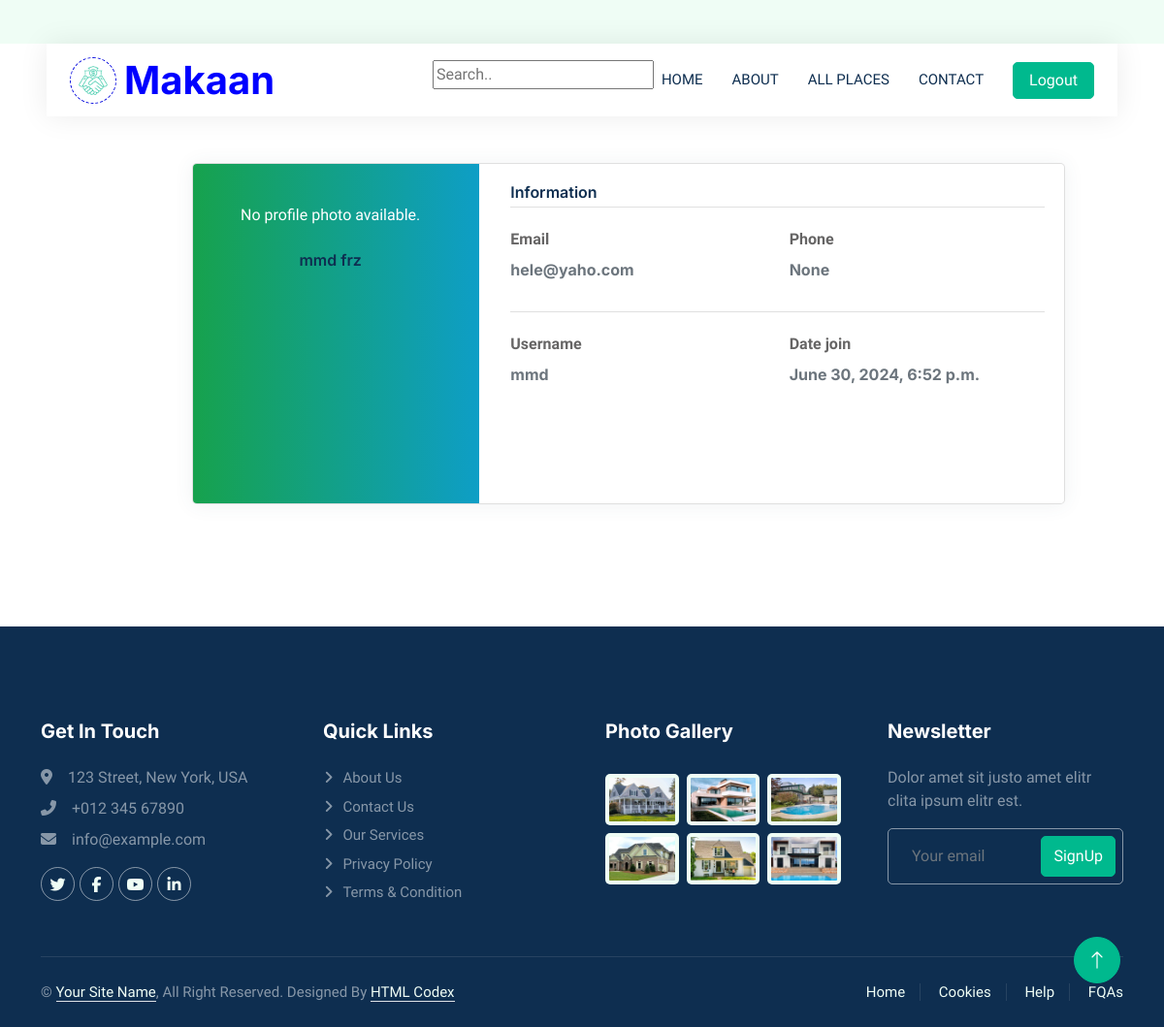
Page /auth/profile/ (signed in) on the committed database.
### account/models.py (models this page shows, shortened)
class CustomUser(AbstractBaseUser):
    username = models.CharField(max_length=150, unique=True)
    email = models.EmailField(unique=True)
    full_name = models.CharField(max_length=255)
    phone_number = models.CharField(max_length=20, blank=True, null=True)
    profile_photo = models.ImageField(upload_to='profile_photos/', blank=True, null=True)
    is_active = models.BooleanField(default=True)
    is_staff = models.BooleanField(default=False)
    is_superuser = models.BooleanField(default=False)
    date_joined = models.DateTimeField(auto_now_add=True)
    objects = CustomUserManager()
    USERNAME_FIELD = 'username'
    REQUIRED_FIELDS = ['email', 'full_name']

### account/views.py (the view)
# urls.py: path('profile/',ProfileView , name='profile')
@login_required
def ProfileView(request):
    profile=request.user
    photo=request.user.profile_photo
    context = {
        "profile" : profile,
        "photo" : photo,
    }
    return render(request,'account/profile.html',context)

### templates/account/profile.html (shortened to what this page needs)
{% load static %}
<!DOCTYPE html>
<html lang="en">
<head>
    <link rel="stylesheet" href="{% static "account/profile.css" %} ">
    <link rel="stylesheet" href="https://maxcdn.bootstrapcdn.com/bootstrap/4.0.0/css/bootstrap.min.css">
    <link rel="stylesheet" href="https://cdnjs.cloudflare.com/ajax/libs/MaterialDesign-Webfont/3.6.95/css/materialdesignicons.css">
    <link href="https://cdnjs.cloudflare.com/ajax/libs/font-awesome/5.10.0/css/all.min.css" rel="stylesheet">
    <link href="https://cdn.jsdelivr.net/npm/bootstrap-icons@1.4.1/font/bootstrap-icons.css" rel="stylesheet">
    <link href="{% static 'lib/animate/animate.min.css' %}" rel="stylesheet">
    <link href="{% static 'lib/owlcarousel/assets/owl.carousel.min.css' %}" rel="stylesheet">
    <link href="{% static 'css/bootstrap.min.css' %}" rel="stylesheet">
    <link href="{% static 'css/style.css' %}" rel="stylesheet">
</head>
<body>
    <div class="container-xxl bg-white p-0">
        <div class="container-fluid nav-bar bg-transparent">
            <nav class="navbar navbar-expand-lg bg-white navbar-light py-0 px-4">
                <a href="index.html" class="navbar-brand d-flex align-items-center text-center">
                    <div class="icon p-2 me-2">
                        <img class="img-fluid" src="{% static 'img/icon-deal.png' %}" alt="Icon" style="width: 30px; height: 30px;">
                    </div>
                    <h1 style="color:blue;" class="m-0 ">Makaan</h1>
                </a>
                <div class="collapse navbar-collapse" id="navbarCollapse">
                    <div class="navbar-nav ms-auto">
                        <form method='GET' action="{% url "home:places" code=2 %}">
                        <input name='q'  type="text" class=" me-2 mt-3 mb-3" placeholder="Search..">
                        </form>
                        <a href="{% url "home:home" %}" class="nav-item nav-link">Home</a>
                        <a href="{% url "home:about" %}" class="nav-item nav-link ">About</a>
                        <a href="{% url "home:places" code=0 %}" class="nav-link" >All Places</a>
                        <a href="{% url "home:contact" %}" class="nav-item nav-link">Contact</a>
                    </div>
                    {% if not user.is_authenticated %}
                    <a href="{% url "account:login" %}" class="btn btn-primary px-3 d-none d-lg-flex">Login</a>
                    {% else %}
                    <a href="{% url "account:profile" %}" class="btn btn-primary px-3 d-none d-lg-flex">Logout</a>
                    {% endif %}
                </div>
            </nav>
        </div>
    <div  class="page-content page-container" id="page-content">
        <div class="padding">
            <div style='margin-left:-150px' class="row container d-flex justify-content-center">
    <div class="col-xl-6 col-md-12">
        <div class="card user-card-full">
            <div class="row m-l-0 m-r-0">
                <div class="col-sm-4 bg-c-lite-green user-profile">
                    <div class="card-block text-center text-white">
                        <div class="m-b-25">
                            {% if profile.profile_photo %}
                                <img style='width:120px; height:120px' src="{{ profile.profile_photo.url }}" class="img-radius" alt="User-Profile-Image">
                            {% else %}
                                <p>No profile photo available.</p>
                            {% endif %}
                        </div>
                        <h6 class="f-w-600">{{profile.full_name}}</h6>
                    </div>
                </div>
                <div class="col-sm-8">
                    <div class="card-block">
                        <h6 class="m-b-20 p-b-5 b-b-default f-w-600">Information</h6>
                        <div class="row">
                            <div class="col-sm-6">
                                <p class="m-b-10 f-w-600">Email</p>
                                <h6 class="text-muted f-w-400">{{profile.email}}</h6>
                            </div>
                            <div class="col-sm-6">
                                <p class="m-b-10 f-w-600">Phone</p>
                                <h6 class="text-muted f-w-400">{{profile.phone_number}}</h6>
                            </div>
                        </div>
                        <h6 class="m-b-20 m-t-40 p-b-5 b-b-default f-w-600"></h6>
                        <div class="row">
                            <div class="col-sm-6">
                                <p class="m-b-10 f-w-600">Username</p>
                                <h6 class="text-muted f-w-400">{{profile.username}}</h6>
                            </div>
                            <div class="col-sm-6">
                                <p class="m-b-10 f-w-600">Date join</p>
                                <h6 class="text-muted f-w-400">{{profile.date_joined}}</h6>
                            </div>
                        </div>
                    </div>
                </div>
            </div>
        </div>
    </div>
        </div>
        </div>
    </div>
    <div class="container-fluid bg-dark text-white-50 footer pt-5 mt-5 wow fadeIn" data-wow-delay="0.1s">
        <div class="container py-5">
            <div class="row g-5">
                <div class="col-lg-3 col-md-6">
                    <h5 class="text-white mb-4">Get In Touch</h5>
                    <p class="mb-2"><i class="fa fa-map-marker-alt me-3"></i>123 Street, New York, USA</p>
                    <p class="mb-2"><i class="fa fa-phone-alt me-3"></i>+012 345 67890</p>
                    <p class="mb-2"><i class="fa fa-envelope me-3"></i>info@example.com</p>
                    <div class="d-flex pt-2">
                        <a class="btn btn-outline-light btn-social" href=""><i class="fab fa-twitter"></i></a>
                        <a class="btn btn-outline-light btn-social" href=""><i class="fab fa-facebook-f"></i></a>
                        <a class="btn btn-outline-light btn-social" href=""><i class="fab fa-youtube"></i></a>
                        <a class="btn btn-outline-light btn-social" href=""><i class="fab fa-linkedin-in"></i></a>
                    </div>
                </div>
                <div class="col-lg-3 col-md-6">
                    <h5 class="text-white mb-4">Quick Links</h5>
                    <a class="btn btn-link text-white-50" href="">About Us</a>
                    <a class="btn btn-link text-white-50" href="">Contact Us</a>
                    <a class="btn btn-link text-white-50" href="">Our Services</a>
                    <a class="btn btn-link text-white-50" href="">Privacy Policy</a>
                    <a class="btn btn-link text-white-50" href="">Terms & Condition</a>
                </div>
                <div class="col-lg-3 col-md-6">
                    <h5 class="text-white mb-4">Photo Gallery</h5>
                    <div class="row g-2 pt-2">
                        <div class="col-4">
                            <img class="img-fluid rounded bg-light p-1" src="{% static 'img/property-1.jpg'  %}" alt="">
                        </div>
                        <div class="col-4">
                            <img class="img-fluid rounded bg-light p-1" src="{% static 'img/property-2.jpg'  %}" alt="">
                        </div>
                        <div class="col-4">
                            <img class="img-fluid rounded bg-light p-1" src="{% static 'img/property-3.jpg'  %}" alt="">
                        </div>
                        <div class="col-4">
                            <img class="img-fluid rounded bg-light p-1" src="{% static 'img/property-4.jpg'  %}" alt="">
                        </div>
                        <div class="col-4">
                            <img class="img-fluid rounded bg-light p-1" src="{% static 'img/property-5.jpg'  %}" alt="">
                        </div>
                        <div class="col-4">
                            <img class="img-fluid rounded bg-light p-1" src="{% static 'img/property-6.jpg'  %}" alt="">
                        </div>
                    </div>
                </div>
                <div class="col-lg-3 col-md-6">
                    <h5 class="text-white mb-4">Newsletter</h5>
                    <p>Dolor amet sit justo amet elitr clita ipsum elitr est.</p>
                    <div class="position-relative mx-auto" style="max-width: 400px;">
                        <input class="form-control bg-transparent w-100 py-3 ps-4 pe-5" type="text" placeholder="Your email">
                        <button type="button" class="btn btn-primary py-2 position-absolute top-0 end-0 mt-2 me-2">SignUp</button>
                    </div>
                </div>
            </div>
        </div>
        <div class="container">
            <div class="copyright">
                <div class="row">
                    <div class="col-md-6 text-center text-md-start mb-3 mb-md-0">
                        &copy; <a class="border-bottom" href="#">Your Site Name</a>, All Right Reserved.
                        Designed By <a class="border-bottom" href="https://htmlcodex.com">HTML Codex</a>
                    </div>
                    <div class="col-md-6 text-center text-md-end">
                        <div class="footer-menu">
                            <a href="">Home</a>
                            <a href="">Cookies</a>
                            <a href="">Help</a>
                            <a href="">FQAs</a>
                        </div>
                    </div>
                </div>
            </div>
        </div>
    </div>
    <a href="#" class="btn btn-lg btn-primary btn-lg-square back-to-top"><i class="bi bi-arrow-up"></i></a>
</div>
</body>
</html>

### statics/account/profile.css (style rules this page uses)
body { background-color: #141495 }
.padding { padding: 3rem !important }
.user-card-full { overflow: hidden; }
.card { border-radius: 5px; -webkit-box-shadow: 0 1px 20px 0 rgba(69,90,100,0.08); box-shadow: 0 1px 20px 0 rgba(69,90,100,0.08); border: none; margin-bottom: 30px; width: 900px; margin-right: 159px; }
.m-r-0 { margin-right: 0px; }
.m-l-0 { margin-left: 0px; }
.user-card-full .user-profile { border-radius: 5px 0 0 5px; }
.bg-c-lite-green { background: -webkit-gradient(linear, left top, right top, from(#13c354), to(#0dd28d)); background: linear-gradient(to right, #17a248, #0e9ec6); }
.user-profile { padding: 20px 0; height: 350px; }
.card-block { padding: 1.25rem; }
.m-b-25 { margin-bottom: 25px; }
h6 { font-size: 14px; }
.card .card-block p { line-height: 25px; }
.b-b-default { border-bottom: 1px solid #e0e0e0; }
.m-b-20 { margin-bottom: 20px; }
.p-b-5 { padding-bottom: 5px !important; }
.m-b-10 { margin-bottom: 10px; }
.text-muted { color: #919aa3 !important; }
.f-w-600 { font-weight: 600; }
.m-t-40 { margin-top: 20px; }

### statics/css/style.css (style rules this page uses)
:root { --primary: #080bdf; --secondary: #FF6922; --light: #EFFDF5; --dark: #0E2E50; }
.back-to-top { position: fixed; display: none; right: 45px; bottom: 45px; z-index: 99; }
.btn { transition: .5s; }
.btn.btn-primary, .btn.btn-secondary { color: #FFFFFF; }
.btn-lg-square { width: 48px; height: 48px; }
.btn-square, .btn-sm-square, .btn-lg-square { padding: 0; display: flex; align-items: center; justify-content: center; font-weight: normal; border-radius: 50px; }
.nav-bar { position: relative; margin-top: 45px; padding: 0 3rem; transition: .5s; z-index: 9999; }
.navbar { box-shadow: 0 0 30px rgba(0, 0, 0, .08); }
.navbar-light .navbar-nav .nav-link { margin-right: 30px; padding: 25px 0; color: #FFFFFF; font-size: 15px; text-transform: uppercase; outline: none; }
.navbar-light .navbar-brand { height: 75px; }
.navbar-light .navbar-nav .nav-link { color: var(--dark); font-weight: 500; }
.icon { padding: 15px; display: inline-flex; align-items: center; justify-content: center; background: #FFFFFF !important; border-radius: 50px; border: 1px dashed var(--primary) !important; }
.footer .btn.btn-social { margin-right: 5px; width: 35px; height: 35px; display: flex; align-items: center; justify-content: center; color: var(--light); border: 1px solid rgba(255,255,255,0.5); border-radius: 35px; transition: .3s; }
.footer .btn.btn-link { display: block; margin-bottom: 5px; padding: 0; text-align: left; font-size: 15px; font-weight: normal; text-transform: capitalize; transition: .3s; }
.footer .btn.btn-link::before { position: relative; content: "\f105"; font-family: "Font Awesome 5 Free"; font-weight: 900; margin-right: 10px; }
.footer .form-control { border-color: rgba(255,255,255,0.5); }
.footer .copyright { padding: 25px 0; font-size: 15px; border-top: 1px solid rgba(256, 256, 256, .1); }
.footer .copyright a { color: var(--light); }
.footer .footer-menu a { margin-right: 15px; padding-right: 15px; border-right: 1px solid rgba(255, 255, 255, .1); }
.footer .footer-menu a:last-child { margin-right: 0; padding-right: 0; border-right: none; }

### rows in the picture
CustomUser: full_name "mmd frz", email "hele@yaho.com", phone_number "None", username "mmd", date_joined "June 30, 2024, 6:52 p.m."
